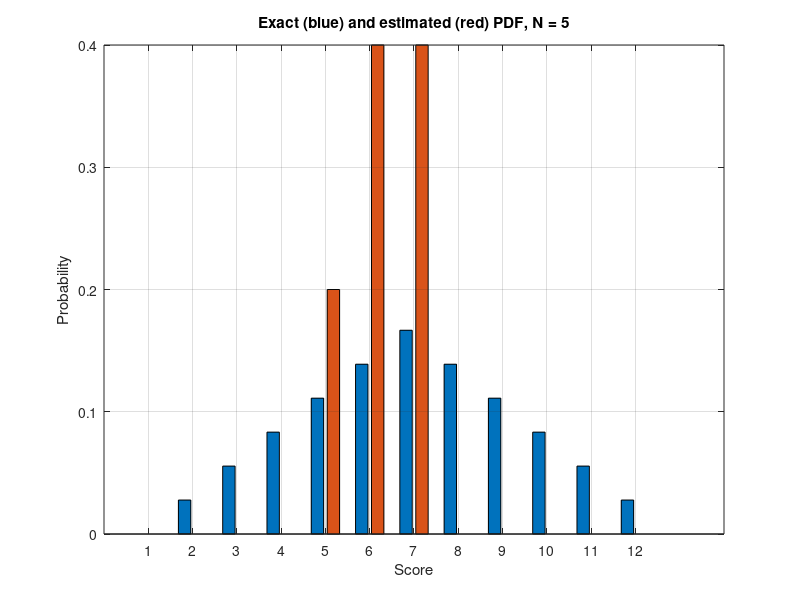

Write the MATLAB code that produced this figure.
function fair_dice_simulation ( n )

%*****************************************************************************80
%
%% FAIR_DICE_SIMULATION simulates N throws of two fair dice.
%
%  Licensing:
%
%    This code is distributed under the GNU LGPL license.
%
%  Modified:
%
%    18 May 2011
%
%  Author:
%
%    John Burkardt
%
%  Parameters:
%
%    Input, integer N, the number of times the dice are thrown.
%
  fprintf ( 1, '\n' );
  fprintf ( 1, 'FAIR_DICE_SIMULATION:\n' );
  fprintf ( 1, '  MATLAB version\n' );
  fprintf ( 1, '  Simulate N throws of a pair of fair dice.\n' );

  if ( nargin < 1 )
    n = input ( 'Enter number of times the dice are thrown: ' );
  end
%
%  PDF is the probability density function for the probability of the
%  results 1 through 12, after rolling two dice.
%
  pdf = [0,1,2,3,4,5,6,5,4,3,2,1] / 36;
%
%  CDF(X) is the probability of rolling the value X or less.
%
  cdf = cumsum ( pdf );
%
%  Now we simulate rolling the dice N times.
%  SCORE(I) will hold the result we got on the I-th roll.
%
  score = zeros (n,1);
%
%  Each value of R is a random number between 0 and 1.
%
  r = rand ( n, 1 );
%
%  Each R corresponds to the result X for which CDF(X-1) < R <= CDF(X).
%
%  WHERE is a vector the same shape as R, containing a 1 for those
%  entries in R whose probability corresponds to a roll of X.
%
%  The entries of WHERE with a 1 in them will now set the corresponding
%  entries of SCORE to X.
%
  for x = 2 : 12
    where = ( cdf(x-1) < r & r <= cdf(x) );
    score ( where ) = x;
  end
%
%  Compute the frequency of each score X.
%
%  MATCH is a vector of those indices of SCORE which are equal to X.
%
%  The frequency of the result X is the same as the number of entries
%  in MATCH.
%
  for x = 1 : 12
    match = find ( score == x );
    freq(x) = length ( match );
  end
%
%  The estimated probability density is the number of occurences of
%  the given roll divided by the number of trials.
%
  for x = 1 : 12
    pdf_est(x) = freq(x) / n;
  end
%
%  Plot the estimated PDF versus the PDF
%
  x = 1 : 12;

  y(1:12,1) = pdf(1:12);
  y(1:12,2) = pdf_est(1:12);

  bar ( x, y )
  grid on
  title_string = sprintf ( 'Exact (blue) and estimated (red) PDF, N = %d', n );
  title ( title_string )
  xlabel ( 'Score' )
  ylabel ( 'Probability' )
%
%  Terminate.
%
  fprintf ( 1, '\n' );
  fprintf ( 1, 'FAIR_DICE_SIMULATION:\n' );
  fprintf ( 1, '  Normal end of execution.\n' );

  return
end
